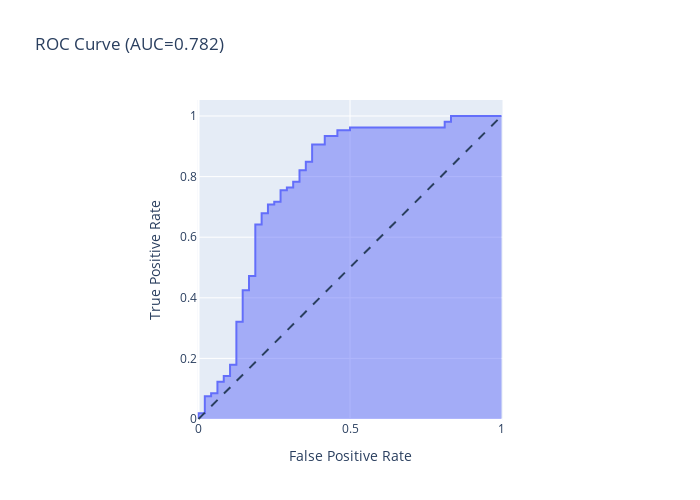

Notebook cell for this chart:
### Code cell
# display with plotly
import plotly.express as px
fig = px.area(
    x=fpr, y=tpr,
    title=f'ROC Curve (AUC={metrics.auc(fpr, tpr):.3f})',
    labels=dict(x='False Positive Rate', y='True Positive Rate'),
    width=700, height=500
)
fig.add_shape(
    type='line', line=dict(dash='dash'),
    x0=0, x1=1, y0=0, y1=1
)

fig.update_yaxes(scaleanchor="x", scaleratio=1)
fig.update_xaxes(constrain='domain')
fig.write_json('../assets/rocauc.json')
fig.show()

### Figure 1 — Plotly figure (JSON) as saved in the notebook; plotly's stock layout.template omitted (floating-point values rounded to 4 significant figures)
{"data": [{"hovertemplate": "False Positive Rate=%{x}<br>True Positive Rate=%{y}<extra></extra>", "legendgroup": "", "line": {"color": "#636efa"}, "mode": "lines", "name": "", "orientation": "v", "showlegend": false, "stackgroup": "1", "type": "scatter", "x": [0, 0, 0, 0.02083, 0.02083, 0.04167, 0.04167, 0.0625, 0.0625, 0.08333, 0.08333, 0.1042, 0.1042, 0.125, 0.125, 0.1458, 0.1458, 0.1667, 0.1667, 0.1875, 0.1875, 0.2083, 0.2083, 0.2292, 0.2292, 0.25, 0.25, 0.2708, 0.2708, 0.2917, 0.2917, 0.3125, 0.3125, 0.3333, 0.3333, 0.3542, 0.3542, 0.375, 0.375, 0.4167, 0.4167, 0.4583, 0.4583, 0.5, 0.5, 0.8125, 0.8125, 0.8333, 0.8333, 1], "xaxis": "x", "y": [0, 0.009434, 0.01887, 0.01887, 0.07547, 0.07547, 0.08491, 0.08491, 0.1226, 0.1226, 0.1415, 0.1415, 0.1792, 0.1792, 0.3208, 0.3208, 0.4245, 0.4245, 0.4717, 0.4717, 0.6415, 0.6415, 0.6792, 0.6792, 0.7075, 0.7075, 0.717, 0.717, 0.7547, 0.7547, 0.7642, 0.7642, 0.783, 0.783, 0.8208, 0.8208, 0.8491, 0.8491, 0.9057, 0.9057, 0.934, 0.934, 0.9528, 0.9528, 0.9623, 0.9623, 0.9811, 0.9811, 1, 1], "yaxis": "y"}], "layout": {"height": 500, "legend": {"tracegroupgap": 0}, "shapes": [{"line": {"dash": "dash"}, "type": "line", "x0": 0, "x1": 1, "y0": 0, "y1": 1}], "title": {"text": "ROC Curve (AUC=0.782)"}, "width": 700, "xaxis": {"anchor": "y", "constrain": "domain", "domain": [0, 1], "title": {"text": "False Positive Rate"}}, "yaxis": {"anchor": "x", "domain": [0, 1], "scaleanchor": "x", "scaleratio": 1, "title": {"text": "True Positive Rate"}}}}
